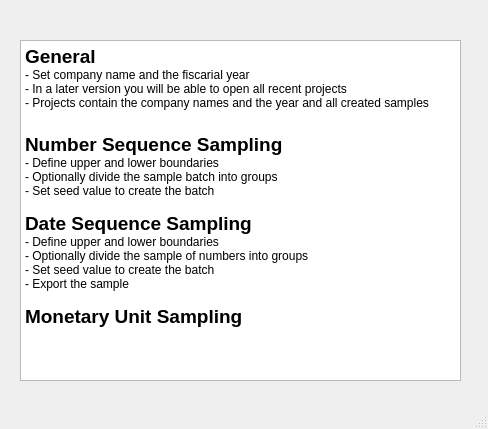
<?xml version="1.0" encoding="UTF-8"?>
<ui version="4.0">
 <class>MainWindow</class>
 <widget class="QMainWindow" name="MainWindow">
  <property name="geometry">
   <rect>
    <x>0</x>
    <y>0</y>
    <width>488</width>
    <height>429</height>
   </rect>
  </property>
  <property name="windowTitle">
   <string>AVEGA Random</string>
  </property>
  <property name="windowIcon">
   <iconset resource="resources.qrc">
    <normaloff>:/assets/icons/AVEGA-Favicon.ico</normaloff>:/assets/icons/AVEGA-Favicon.ico</iconset>
  </property>
  <widget class="QWidget" name="centralwidget">
   <widget class="QTextBrowser" name="textBrowser">
    <property name="geometry">
     <rect>
      <x>20</x>
      <y>40</y>
      <width>441</width>
      <height>341</height>
     </rect>
    </property>
    <property name="html">
     <string>&lt;!DOCTYPE HTML PUBLIC &quot;-//W3C//DTD HTML 4.0//EN&quot; &quot;http://www.w3.org/TR/REC-html40/strict.dtd&quot;&gt;
&lt;html&gt;&lt;head&gt;&lt;meta name=&quot;qrichtext&quot; content=&quot;1&quot; /&gt;&lt;meta charset=&quot;utf-8&quot; /&gt;&lt;style type=&quot;text/css&quot;&gt;
p, li { white-space: pre-wrap; }
hr { height: 1px; border-width: 0; }
li.unchecked::marker { content: &quot;\2610&quot;; }
li.checked::marker { content: &quot;\2612&quot;; }
&lt;/style&gt;&lt;/head&gt;&lt;body style=&quot; font-family:'Segoe UI'; font-size:9pt; font-weight:400; font-style:normal;&quot;&gt;
&lt;p style=&quot; margin-top:0px; margin-bottom:0px; margin-left:0px; margin-right:0px; -qt-block-indent:0; text-indent:0px;&quot;&gt;&lt;span style=&quot; font-size:14pt; font-weight:700;&quot;&gt;General&lt;/span&gt;&lt;/p&gt;
&lt;p style=&quot; margin-top:0px; margin-bottom:0px; margin-left:0px; margin-right:0px; -qt-block-indent:0; text-indent:0px;&quot;&gt;- Set company name and the fiscarial year &lt;/p&gt;
&lt;p style=&quot; margin-top:0px; margin-bottom:0px; margin-left:0px; margin-right:0px; -qt-block-indent:0; text-indent:0px;&quot;&gt;- In a later version you will be able to open all recent projects&lt;/p&gt;
&lt;p style=&quot; margin-top:0px; margin-bottom:0px; margin-left:0px; margin-right:0px; -qt-block-indent:0; text-indent:0px;&quot;&gt;- Projects contain the company names and the year and all created samples &lt;/p&gt;
&lt;p style=&quot;-qt-paragraph-type:empty; margin-top:0px; margin-bottom:0px; margin-left:0px; margin-right:0px; -qt-block-indent:0; text-indent:0px; font-size:14pt; font-weight:700;&quot;&gt;&lt;br /&gt;&lt;/p&gt;
&lt;p style=&quot; margin-top:0px; margin-bottom:0px; margin-left:0px; margin-right:0px; -qt-block-indent:0; text-indent:0px;&quot;&gt;&lt;span style=&quot; font-size:14pt; font-weight:700;&quot;&gt;Number Sequence Sampling&lt;/span&gt;&lt;/p&gt;
&lt;p style=&quot; margin-top:0px; margin-bottom:0px; margin-left:0px; margin-right:0px; -qt-block-indent:0; text-indent:0px;&quot;&gt;- Define upper and lower boundaries &lt;/p&gt;
&lt;p style=&quot; margin-top:0px; margin-bottom:0px; margin-left:0px; margin-right:0px; -qt-block-indent:0; text-indent:0px;&quot;&gt;- Optionally divide the sample batch into groups&lt;/p&gt;
&lt;p style=&quot; margin-top:0px; margin-bottom:0px; margin-left:0px; margin-right:0px; -qt-block-indent:0; text-indent:0px;&quot;&gt;- Set seed value to create the batch &lt;/p&gt;
&lt;p style=&quot;-qt-paragraph-type:empty; margin-top:0px; margin-bottom:0px; margin-left:0px; margin-right:0px; -qt-block-indent:0; text-indent:0px;&quot;&gt;&lt;br /&gt;&lt;/p&gt;
&lt;p style=&quot; margin-top:0px; margin-bottom:0px; margin-left:0px; margin-right:0px; -qt-block-indent:0; text-indent:0px;&quot;&gt;&lt;span style=&quot; font-size:14pt; font-weight:700;&quot;&gt;Date Sequence Sampling&lt;/span&gt;&lt;/p&gt;
&lt;p style=&quot; margin-top:0px; margin-bottom:0px; margin-left:0px; margin-right:0px; -qt-block-indent:0; text-indent:0px;&quot;&gt;- Define upper and lower boundaries &lt;/p&gt;
&lt;p style=&quot; margin-top:0px; margin-bottom:0px; margin-left:0px; margin-right:0px; -qt-block-indent:0; text-indent:0px;&quot;&gt;- Optionally divide the sample of numbers into groups&lt;/p&gt;
&lt;p style=&quot; margin-top:0px; margin-bottom:0px; margin-left:0px; margin-right:0px; -qt-block-indent:0; text-indent:0px;&quot;&gt;- Set seed value to create the batch &lt;/p&gt;
&lt;p style=&quot; margin-top:0px; margin-bottom:0px; margin-left:0px; margin-right:0px; -qt-block-indent:0; text-indent:0px;&quot;&gt;- Export the sample &lt;/p&gt;
&lt;p style=&quot;-qt-paragraph-type:empty; margin-top:0px; margin-bottom:0px; margin-left:0px; margin-right:0px; -qt-block-indent:0; text-indent:0px;&quot;&gt;&lt;br /&gt;&lt;/p&gt;
&lt;p style=&quot; margin-top:0px; margin-bottom:0px; margin-left:0px; margin-right:0px; -qt-block-indent:0; text-indent:0px;&quot;&gt;&lt;span style=&quot; font-size:14pt; font-weight:700;&quot;&gt;Monetary Unit Sampling&lt;/span&gt;&lt;/p&gt;&lt;/body&gt;&lt;/html&gt;</string>
    </property>
   </widget>
  </widget>
  <widget class="QMenuBar" name="menubar">
   <property name="geometry">
    <rect>
     <x>0</x>
     <y>0</y>
     <width>488</width>
     <height>22</height>
    </rect>
   </property>
  </widget>
  <widget class="QStatusBar" name="statusbar"/>
 </widget>
 <resources>
  <include location="resources.qrc"/>
 </resources>
 <connections/>
</ui>
